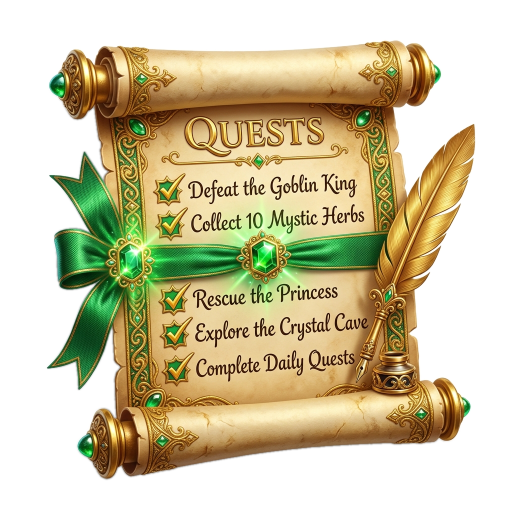
#> input picture scratch/missions-test-clean.png, 1024 x 1024 px (shown at 1/2 size)
$ python process_icons.py missions-test-clean.png out.png 5 5
#> lines starting #> are read from the running program, lines starting #| are printed output that depends on the picture
from PIL import Image, ImageFilter
from collections import deque
import sys

def remove_white_background(input_path, output_path, min_val=225, sat_thresh=18, feather=1.5):
#> called with input_path = 'missions-test-clean.png', output_path = 'out.png', min_val = 5, sat_thresh = 5, feather = 1.5
    im = Image.open(input_path).convert('RGB')
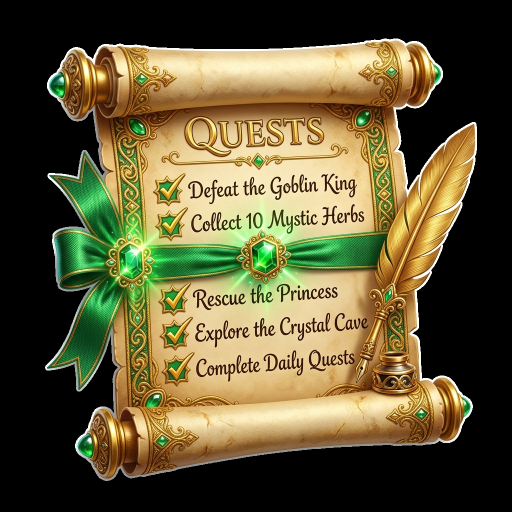
#> im: PIL image 1024x1024 RGB (shown at 1/2 size); mean R, G, B 96.8, 87.8, 53.9
    w, h = im.size
#> w = 1024; h = 1024
    pixels = im.load()

    # 1. Flood fill from borders to identify outer background
    visited = bytearray(w * h)
    queue = deque()

    # Add all border pixels
    for x in range(w):
        for y in [0, h - 1]:
            idx = y * w + x
            if not visited[idx]:
                visited[idx] = 1
                queue.append((x, y))
    for y in range(h):
        for x in [0, w - 1]:
            idx = y * w + x
            if not visited[idx]:
                visited[idx] = 1
                queue.append((x, y))

    # BFS
    is_bg = bytearray(w * h)

    while queue:
        cx, cy = queue.popleft()
        r, g, b = pixels[cx, cy]
        min_c = min(r, g, b)
        max_c = max(r, g, b)
        sat = max_c - min_c

        # Check if background-like (bright and low saturation / neutral)
        # Or very bright regardless of saturation
        if min_c >= min_val and sat <= sat_thresh or min_c >= 250:
            is_bg[cy * w + cx] = 255  # 255 = background

            # Check 4 neighbors
            for dx, dy in ((-1, 0), (1, 0), (0, -1), (0, 1)):
                nx, ny = cx + dx, cy + dy
                if 0 <= nx < w and 0 <= ny < h:
                    nidx = ny * w + nx
                    if not visited[nidx]:
                        visited[nidx] = 1
                        queue.append((nx, ny))

    # Create initial alpha mask (0 = transparent/bg, 255 = foreground)
    alpha_img = Image.new('L', (w, h), 255)
#> alpha_img: PIL image 1024x1024 L; every value is 255
    alpha_data = alpha_img.load()

    for y in range(h):
        for x in range(w):
            idx = y * w + x
            if is_bg[idx] == 255:
                r, g, b = pixels[x, y]
                min_c = min(r, g, b)
                # Soft transition for anti-aliasing near edges
                if min_c > 248:
                    alpha_data[x, y] = 0
                else:
                    # ramp between min_val and 248
                    ratio = (248 - min_c) / max(1, (248 - min_val))
                    alpha_data[x, y] = int(255 * ratio * 0.5)

    # Clean up alpha mask: smooth edges slightly using MinFilter/BoxBlur for anti-aliasing
    # Blur the alpha mask slightly to remove jaggedness
    alpha_smooth = alpha_img.filter(ImageFilter.GaussianBlur(radius=feather))
    alpha_smooth_data = alpha_smooth.load()

    # Unmultiply color from white background for anti-aliased edge pixels
    result = Image.new('RGBA', (w, h), (0, 0, 0, 0))
#> result: PIL image 1024x1024 RGBA; every value is 0
    res_pixels = result.load()

    for y in range(h):
        for x in range(w):
            a = alpha_smooth_data[x, y]
            if a == 0:
                continue
            r, g, b = pixels[x, y]
            if a < 255:
                # Color un-multiplication from white (255, 255, 255)
                # Observed: C = fg * (a/255) + 255 * (1 - a/255)
                # fg = (C - 255 * (1 - a/255)) / (a/255)
                fa = a / 255.0
                fg_r = max(0, min(255, int((r - 255.0 * (1.0 - fa)) / fa)))
                fg_g = max(0, min(255, int((g - 255.0 * (1.0 - fa)) / fa)))
                fg_b = max(0, min(255, int((b - 255.0 * (1.0 - fa)) / fa)))
                res_pixels[x, y] = (fg_r, fg_g, fg_b, a)
            else:
                res_pixels[x, y] = (r, g, b, 255)

    result.save(output_path, 'PNG')
    print(f"Saved transparent PNG to {output_path}")

if __name__ == '__main__':
    inp = sys.argv[1]
    out = sys.argv[2]
    min_v = int(sys.argv[3]) if len(sys.argv) > 3 else 225
    sat_t = int(sys.argv[4]) if len(sys.argv) > 4 else 18
    remove_white_background(inp, out, min_v, sat_t)

$ run again, on scratch/dock-profile-active-fixed.png
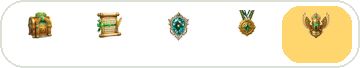
#> input picture scratch/dock-profile-active-fixed.png, 360 x 68 px
#> in remove_white_background, `im = Image.open(input_path).convert('RGB')`:
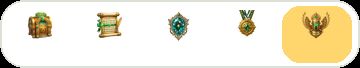
#> im: PIL image 360x68 RGB; mean R, G, B 237.4, 230.9, 211.5
#> the loop in remove_white_background, `while queue:` made 852 passes
#> (r, g, b, min_c, max_c, sat) on passes 1 to 3: (0, 0, 0, 0, 0, 0), (0, 0, 0, 0, 0, 0), (0, 0, 0, 0, 0, 0)
#> alpha_img: PIL image 360x68 L; every value is 255
#> result: PIL image 360x68 RGBA; every value is 0

$ run again, on scratch/gem-clean.png
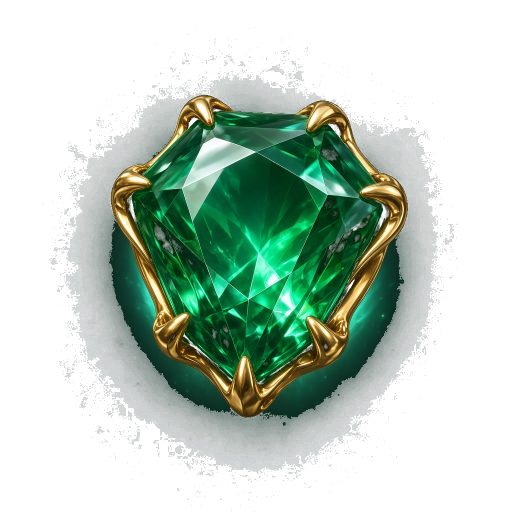
#> input picture scratch/gem-clean.png, 1024 x 1024 px (shown at 1/2 size)
#> in remove_white_background, `im = Image.open(input_path).convert('RGB')`:
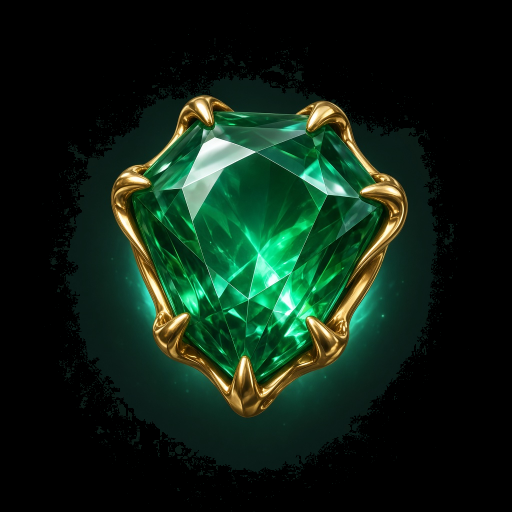
#> im: PIL image 1024x1024 RGB (shown at 1/2 size); mean R, G, B 15, 34.6, 21.6
#> alpha_img: PIL image 1024x1024 L; every value is 255
#> result: PIL image 1024x1024 RGBA; every value is 0
